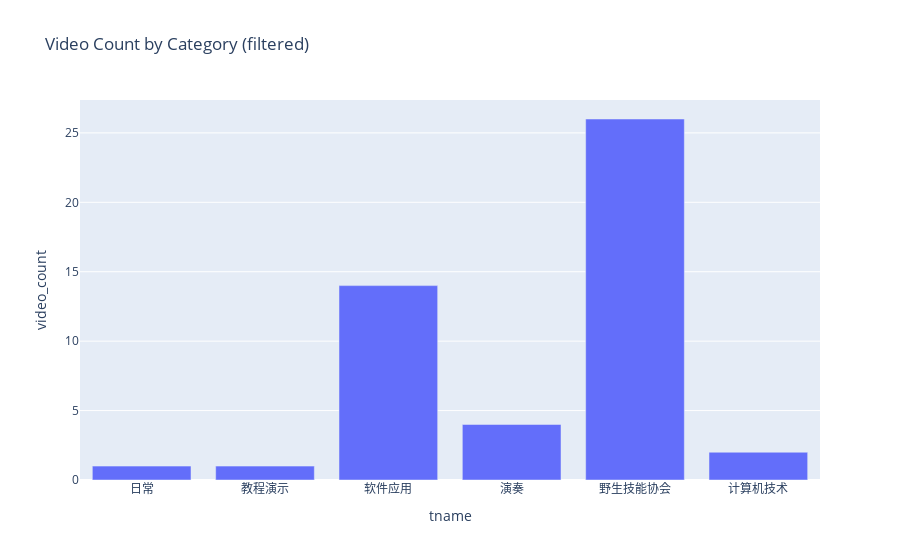

The code cell stored with this chart in its notebook:
### Code cell
cat_counts = filtered_data.group_by("tname").len().rename({"len": "video_count"})
plot_bar_pl(cat_counts, x="tname", y="video_count", title="Video Count by Category (filtered)")

### Figure 1 — Plotly figure (JSON) as saved in the notebook; plotly's stock layout.template omitted (floating-point values rounded to 4 significant figures)
{"data": [{"type": "bar", "x": ["日常", "教程演示", "软件应用", "演奏", "野生技能协会", "计算机技术"], "y": [1, 1, 14, 4, 26, 2]}], "layout": {"title": {"text": "Video Count by Category (filtered)"}, "xaxis": {"title": {"text": "tname"}}, "yaxis": {"title": {"text": "video_count"}}}}
